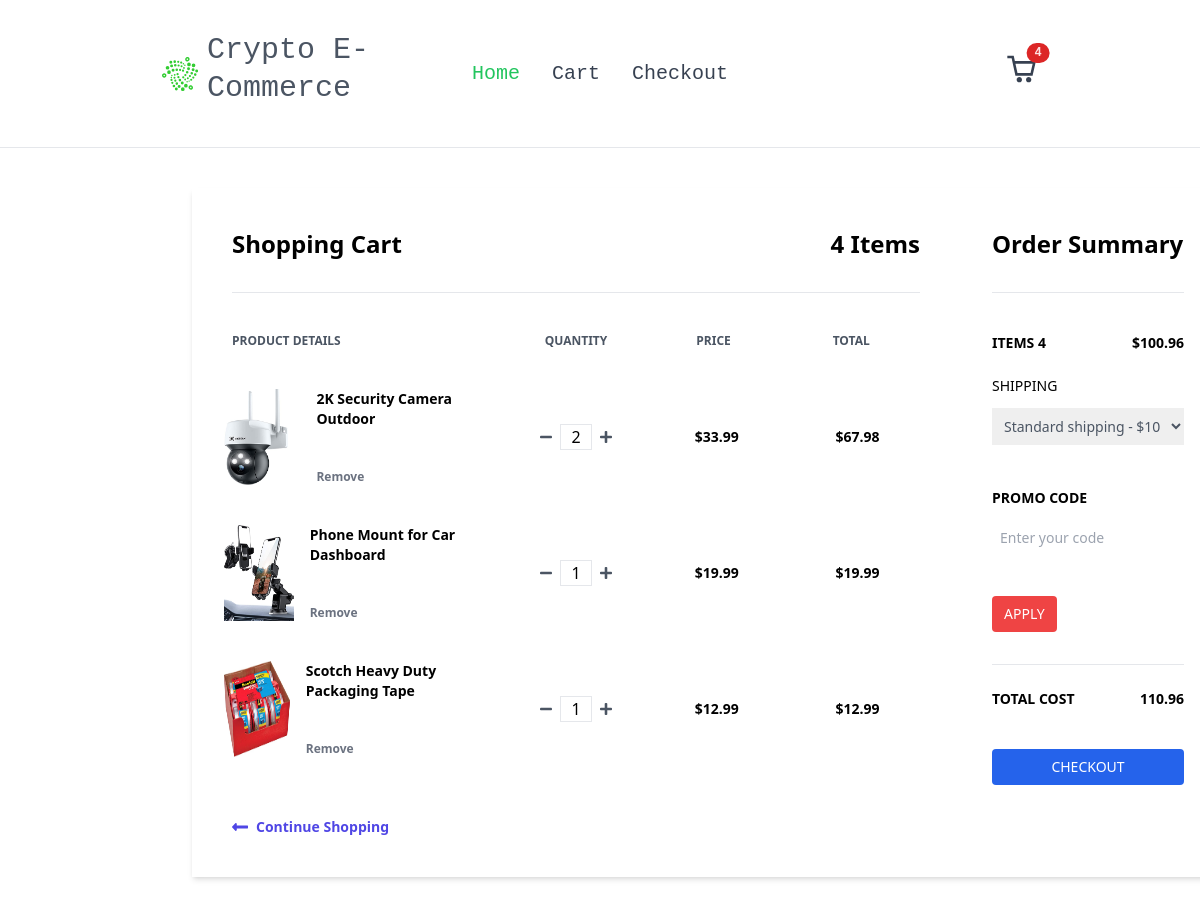
The app's page /cart/ (signed in) with its own data.
### store/models.py (models this page shows, shortened)
class Order(models.Model):
    customer = models.ForeignKey(Customer, on_delete=models.SET_NULL, blank=True, null=True)
    date_ordered = models.DateTimeField(auto_now_add=True)
    complete = models.BooleanField(default=False, null=True, blank=False)
    transaction_id = models.CharField(max_length=200, null=True)
    @property
    def get_cart_total(self):
        shipping = 10
        orderitems = self.orderitem_set.all()
        total = sum([item.get_total for item in orderitems])
        return {'total': total, 'totalAfterShipping': total + shipping, 'shipping': shipping} #Shipping cost
    @property
    def get_cart_items(self):
        orderitems = self.orderitem_set.all()
        total = sum([item.quantity for item in orderitems])
        return total

class OrderItem(models.Model):
    product = models.ForeignKey(Product, on_delete=models.SET_NULL, blank=True, null=True)
    order = models.ForeignKey(Order, on_delete=models.SET_NULL, blank=True, null=True)
    quantity = models.IntegerField(default=0, null=True, blank=True)
    date_added = models.DateTimeField(auto_now_add=True)
    @property
    def get_total(self):
        total = self.product.price * self.quantity
        return total

class Product(models.Model):
    name = models.CharField(max_length=200, null=True)
    price = models.FloatField()
    digital = models.BooleanField(default=False, null=True, blank=False)
    description = models.TextField(null=True)
    image = models.ImageField(null=True, blank=True)
    @property
    def imageURL(self):
        try:
            url = self.image.url
        except:
            url = ''
        return url

### store/views.py (the view)
# urls.py: path('cart/', views.cart, name='cart'),
def cart(request):
    if request.user.is_authenticated:
        customer = request.user.customer
        order, created = Order.objects.get_or_create(customer=customer, complete=False) #Get or create an order for the customer
        items = order.orderitem_set.all() #Get all the items in the order
    else:
        items = []
        order = {'get_cart_total': 0, 'get_cart_items': 0}
    context = {'items': items, 'order': order}
    return render(request, 'store/cart.html', context)

### store/templates/store/cart.html (shortened to what this page needs)
{% extends 'store/main.html' %}
{% load static %}
{% block content %}
<div class="container mx-auto mt-10">
    <div class="flex shadow-md my-10">
      <div class="w-3/4 bg-white px-10 py-10">
        <div class="flex justify-between border-b pb-8">
          <h1 class="font-semibold text-2xl">Shopping Cart</h1>
          <h2 class="font-semibold text-2xl">{{order.get_cart_items}} Items</h2>
        </div>
        <div class="flex mt-10 mb-5">
          <h3 class="font-semibold text-gray-600 text-xs uppercase w-2/5">Product Details</h3>
          <h3 class="font-semibold text-center text-gray-600 text-xs uppercase w-1/5 text-center">Quantity</h3>
          <h3 class="font-semibold text-center text-gray-600 text-xs uppercase w-1/5 text-center">Price</h3>
          <h3 class="font-semibold text-center text-gray-600 text-xs uppercase w-1/5 text-center">Total</h3>
        </div>
        {% for item in items %}
        <div class="flex items-center hover:bg-gray-100 -mx-8 px-6 py-5">
          <div class="flex w-2/5">
            <div class="w-20">
              <img class="h-24" src="{{item.product.imageURL}}" alt="">
            </div>
            <div class="flex flex-col justify-between ml-4 flex-grow">
              <span class="font-bold text-sm">{{item.product.name}}</span>
              <a href="#" class="font-semibold hover:text-red-500 text-gray-500 text-xs">Remove</a>
            </div>
          </div>
          <div class="flex justify-center w-1/5">
            <svg class="fill-current text-gray-600 w-3" viewBox="0 0 448 512"><path d="M416 208H32c-17.67 0-32 14.33-32 32v32c0 17.67 14.33 32 32 32h384c17.67 0 32-14.33 32-32v-32c0-17.67-14.33-32-32-32z"/>
            </svg>
            <input class="mx-2 border text-center w-8" type="text" value="{{item.quantity}}">
          </div>
          <span class="text-center w-1/5 font-semibold text-sm">${{item.product.price|floatformat:2}}</span>
          <span class="text-center w-1/5 font-semibold text-sm">${{item.get_total|floatformat:2}}</span>
        </div>
        {% endfor %}
        <a href="{% url 'store' %}" class="flex font-semibold text-indigo-600 text-sm mt-10">
          <svg class="fill-current mr-2 text-indigo-600 w-4" viewBox="0 0 448 512"><path d="M134.059 296H436c6.627 0 12-5.373 12-12v-56c0-6.627-5.373-12-12-12H134.059v-46.059c0-21.382-25.851-32.09-40.971-16.971L7.029 239.029c-9.373 9.373-9.373 24.569 0 33.941l86.059 86.059c15.119 15.119 40.971 4.411 40.971-16.971V296z"/></svg>
          Continue Shopping
        </a>
      </div>
      <div id="summary" class="w-1/4 px-8 py-10">
        <h1 class="font-semibold text-2xl border-b pb-8">Order Summary</h1>
        <div class="flex justify-between mt-10 mb-5">
          <span class="font-semibold text-sm uppercase">Items {{order.get_cart_items}}</span>
          <span class="font-semibold text-sm">${{order.get_cart_total.total}}</span>
        </div>
        <div>
          <label class="font-medium inline-block mb-3 text-sm uppercase">Shipping</label>
          <select class="block p-2 text-gray-600 w-full text-sm">
            <option>Standard shipping - $10.00</option>
          </select>
        </div>
        <div class="py-10">
          <label for="promo" class="font-semibold inline-block mb-3 text-sm uppercase">Promo Code</label>
          <input type="text" id="promo" placeholder="Enter your code" class="p-2 text-sm w-full">
        </div>
        <button class="bg-red-500 hover:bg-red-600 px-3 py-2 text-white text-sm uppercase font-medium rounded">Apply</button>
        <div class="border-t mt-8">
          <div class="flex font-semibold justify-between py-6 text-sm uppercase">
            <span>Total cost</span>
            <span>{{order.get_cart_total.totalAfterShipping}}</span>
          </div>
          <a href="{% url 'checkout' %}">
          <button class="flex items-center justify-center w-full mt-4 px-3 py-2 bg-blue-600 text-white text-sm uppercase font-medium rounded hover:bg-blue-500 focus:outline-none focus:bg-blue-500">
            <span>Checkout</span>
        </button></a>
        </div>
      </div>
    </div>
  </div>
{% endblock content %}

### store/templates/store/main.html (shortened to what this page needs)
<!DOCTYPE html>
{% load static %}
<html lang="en">
<head>
    <link rel="stylesheet" type="text/css" href="{% static 'css/main.css' %}">
    <script src="https://cdn.tailwindcss.com"></script>
</head>
<body>
    <nav class="bg-white border-gray-200 font-mono w-full flex px-8 sm:px-4 py-8 rounded dark:bg-gray-800">
        <div class="container w-9/12 grid grid-cols-3 gap-8 justify-center items-center mx-auto">
        <a href="{% url 'store' %}" class="flex items-center">
            <span class="font-medium ml-2 leading-tight text-3xl mt-0 mb-2 text-gray-600">Crypto E-Commerce</span>
        </a>
        <div class="hidden justify-center items-center w-full md:flex md:w-auto md:order-0" id="mobile-menu-2">
          <ul class="flex flex-col mt-4 md:flex-row md:space-x-8 md:mt-0 md:text-xl md:font-medium">
            <li>
              <a href="{% url 'store' %}" class="block py-2 pr-4 pl-3 text-white bg-green-500 rounded md:bg-transparent md:text-green-500 md:p-0 dark:text-white" aria-current="page">Home</a>
            </li>
            <li>
              <a href="{% url 'cart' %}" class="block py-2 pr-4 pl-3 text-gray-700 border-b border-gray-100 hover:bg-gray-50 md:hover:bg-transparent md:border-0 md:hover:text-green-500 md:p-0 dark:text-gray-400 md:dark:hover:text-white dark:hover:bg-gray-700 dark:hover:text-white md:dark:hover:bg-transparent dark:border-gray-700">Cart</a>
            </li>
            <li>
              <a href="{% url 'checkout' %}" class="block py-2 pr-4 pl-3 text-gray-700 border-b border-gray-100 hover:bg-gray-50 md:hover:bg-transparent md:border-0 md:hover:text-green-500 md:p-0 dark:text-gray-400 md:dark:hover:text-white dark:hover:bg-gray-700 dark:hover:text-white md:dark:hover:bg-transparent dark:border-gray-700">Checkout</a>
            </li>
          </ul>
        </div>
        <div class="flex justify-end">
            <a class="md:text-xl" href="{% url 'cart' %}">
            <span class="relative inline-block">
                <span class="absolute top-0 right-0 inline-flex items-center justify-center px-2 py-1 text-xs font-bold leading-none text-red-100 transform translate-x-1/2 -translate-y-1/2 bg-red-600 rounded-full">{{order.get_cart_items}}</span>
              </span>
              </a>
        </div>
        </div>
      </nav>
    <hr>
    <div class="container mx-48 my-6">
        {% block content %}
        {% endblock content %}
    </div>
</body>
</html>

### records on screen
Order: get_cart_items "4", get_cart_total.total "100.96", get_cart_total.totalAfterShipping "110.96"
OrderItem: product.imageURL (picture), product.name "2K Security Camera Outdoor", quantity "2", product.price "33.99", get_total "67.98"
OrderItem: product.imageURL (picture), product.name "Phone Mount for Car Dashboard", quantity "1", product.price "19.99", get_total "19.99"
OrderItem: product.imageURL (picture), product.name "Scotch Heavy Duty Packaging Tape", quantity "1", product.price "12.99", get_total "12.99"
